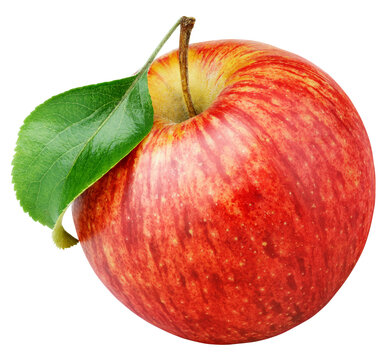
#> input picture dataset/Apple/Fresh/apple_fresh_001.jpg (1).jpg, 390 x 360 px
$ python -i preprocessing.py   (imports and definitions only)
#> lines starting #> are read from the running program, lines starting #| are printed output that depends on the picture
"""
preprocessing.py
----------------
Everything that happens BEFORE feature extraction:

  1. Find the dataset folder (works even if it is nested one or two levels deep)
  2. Build a "manifest" table: one row per image (path, fruit, label, hash ...)
  3. Verify the dataset: counts, unreadable images, duplicate images
  4. Load an image safely and resize it to a fixed size
  5. Split into train / validation / test WITHOUT data leakage

The original images are only ever READ. Nothing is moved, edited or deleted.

Run a full dataset check + create the split file with:
    python -m src.preprocessing
"""

import hashlib
from pathlib import Path

import cv2
import numpy as np
import pandas as pd
from PIL import Image, ImageOps
from sklearn.model_selection import train_test_split

# ----------------------------------------------------------------------------
# Settings (change here, nowhere else)
# ----------------------------------------------------------------------------
PROJECT_ROOT = Path(__file__).resolve().parent.parent
DATASET_DIR = PROJECT_ROOT / "dataset"
OUTPUT_DIR = PROJECT_ROOT / "outputs"

IMAGE_SIZE = (128, 128)          # every image is resized to 128 x 128
FRUITS = ["Apple", "Banana", "Strawberry"]
CLASS_NAMES = ["Fresh", "Rotten"]   # index 0 = Fresh, index 1 = Rotten
IMAGE_EXTENSIONS = {".jpg", ".jpeg", ".png", ".jfif", ".webp", ".bmp"}

RANDOM_SEED = 42
TEST_SIZE = 0.15
VAL_SIZE = 0.15                  # 70% train / 15% validation / 15% test


# ----------------------------------------------------------------------------
# 1. Find the dataset root
# ----------------------------------------------------------------------------
# [19 lines left out: function find_dataset_root, not called in this run]


# ----------------------------------------------------------------------------
# 2. Build the manifest (one row per image)
# ----------------------------------------------------------------------------
def _md5(path):
    """Fingerprint of the file's bytes. Identical files -> identical hash."""
    return hashlib.md5(Path(path).read_bytes()).hexdigest()


# [22 lines left out: function build_manifest, not called in this run]


# ----------------------------------------------------------------------------
# 3. Image loading
# ----------------------------------------------------------------------------
def load_image(source, size=IMAGE_SIZE):
    """
    Load an image from a file path OR an uploaded file object (Streamlit) and
    return a uint8 RGB array of shape (size[1], size[0], 3).

    Why Pillow? It reads JPG, PNG, WEBP and JFIF reliably on Windows, and it
    handles file objects (needed for the Streamlit upload).
    Why convert to RGB? Some images are RGBA (transparent) or grayscale, but
    every feature extractor expects exactly 3 colour channels.
    """
#> called with size = (128, 128)
    img = Image.open(source)
#> img is the input picture: PIL image 390x360 RGB; mean R, G, B 222, 164.6, 142.6
    img = ImageOps.exif_transpose(img)        # fix phone-photo rotation

    if img.mode in ("RGBA", "LA") or (img.mode == "P" and "transparency" in img.info):
        img = img.convert("RGBA")
        background = Image.new("RGBA", img.size, (255, 255, 255, 255))
        img = Image.alpha_composite(background, img)   # transparent -> white

    img = img.convert("RGB")
    arr = np.asarray(img)
    # INTER_AREA is the best OpenCV interpolation for shrinking images
    return cv2.resize(arr, size, interpolation=cv2.INTER_AREA)
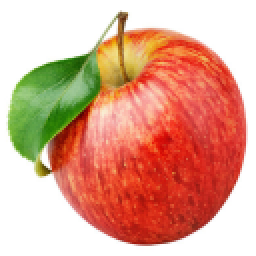
#> returned value: shape (128, 128, 3) (shown 2 times larger); mean of channels 0, 1, 2 222, 164.6, 142.6; drawn as R, G, B


# ----------------------------------------------------------------------------
# 4. Dataset verification
# ----------------------------------------------------------------------------
# [91 lines left out: functions verify_dataset, make_splits, save_splits, not called in this run]


def load_splits(path=None):
    path = Path(path) if path else OUTPUT_DIR / "splits.csv"
    return pd.read_csv(path)


# ----------------------------------------------------------------------------
# Run as a script:  python -m src.preprocessing
# ----------------------------------------------------------------------------
# [13 lines not run here, left out]

>>> result = load_image('../dataset/Apple/Fresh/apple_fresh_001.jpg (1).jpg')

$ run again, on dataset/Apple/Rotten/apple_rotten_001.jpg (1).png
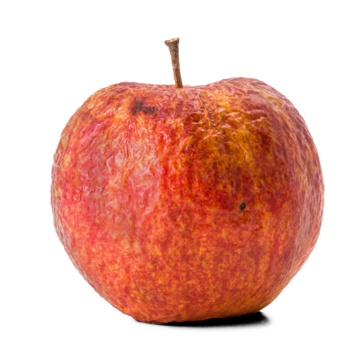
#> input picture dataset/Apple/Rotten/apple_rotten_001.jpg (1).png, 360 x 360 px
#> in load_image, img is the input picture: PIL image 360x360 RGBA; mean R, G, B, A 89, 40.2, 28.6, 111.3
#> background: PIL image 360x360 RGBA; every value is 255
#> in load_image, `return cv2.resize(arr, size, interpolation=cv2.INTER_AREA)`:
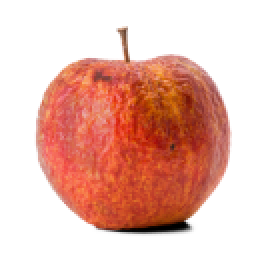
#> returned value: shape (128, 128, 3) (shown 2 times larger); mean of channels 0, 1, 2 231.3, 182.9, 171.2; drawn as R, G, B

$ run again, on dataset/Apple/Rotten/apple_rotten_001.jpg (1).webp
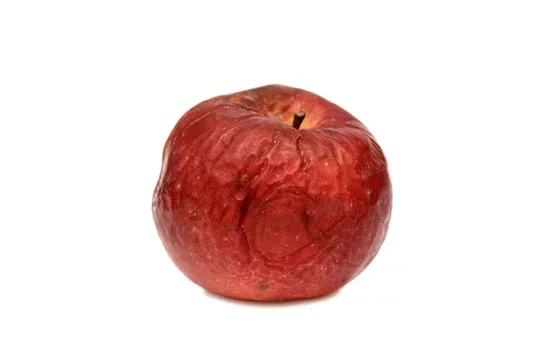
#> input picture dataset/Apple/Rotten/apple_rotten_001.jpg (1).webp, 540 x 360 px
#> in load_image, img is the input picture: PIL image 540x360 RGB; mean R, G, B 236.3, 212.6, 210.5
#> in load_image, `return cv2.resize(arr, size, interpolation=cv2.INTER_AREA)`:
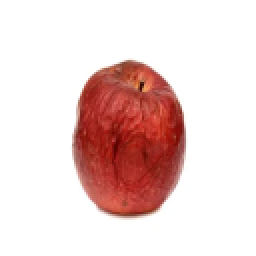
#> returned value: shape (128, 128, 3) (shown 2 times larger); mean of channels 0, 1, 2 236.3, 212.7, 210.5; drawn as R, G, B
